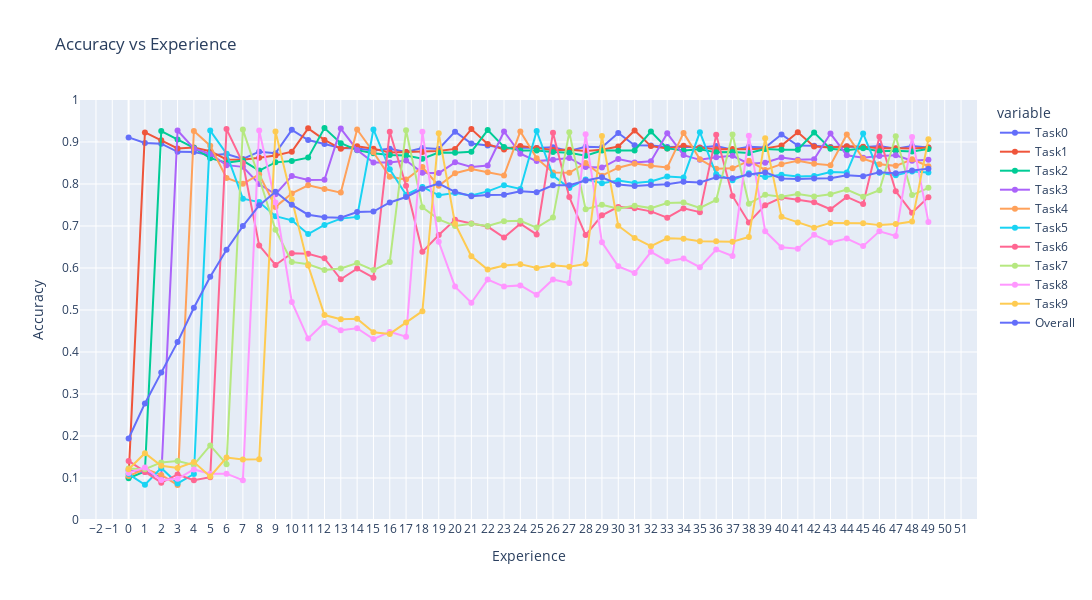

Notebook code for this chart:
### Markdown cell above
## Accuracies

### Code cell
# plotly plot
fig = px.line(
    pd.DataFrame(ewc["accuracies"]),
    title="Accuracy vs Experience",
    labels=dict(index="Experience", value="Accuracy"),
    width=1600,
    height=600,
    range_y=[0, 1],
    markers=True,
)
fig.update_layout(
    xaxis=dict(tickmode="linear", tick0=0, dtick=1),
    yaxis=dict(tickmode="linear", tick0=0, dtick=0.1),
)
fig.show()

### Figure 1 — Plotly figure (JSON) as saved in the notebook; plotly's stock layout.template omitted (floating-point values rounded to 4 significant figures)
{"data": [{"hovertemplate": "variable=Task0<br>Experience=%{x}<br>Accuracy=%{y}<extra></extra>", "legendgroup": "Task0", "line": {"color": "#636efa", "dash": "solid"}, "marker": {"symbol": "circle"}, "mode": "lines+markers", "name": "Task0", "orientation": "v", "showlegend": true, "type": "scatter", "x": [0, 1, 2, 3, 4, 5, 6, 7, 8, 9, 10, 11, 12, 13, 14, 15, 16, 17, 18, 19, 20, 21, 22, 23, 24, 25, 26, 27, 28, 29, 30, 31, 32, 33, 34, 35, 36, 37, 38, 39, 40, 41, 42, 43, 44, 45, 46, 47, 48, 49], "xaxis": "x", "y": [0.9109, 0.8976, 0.896, 0.8767, 0.8759, 0.8686, 0.8716, 0.8596, 0.877, 0.8732, 0.929, 0.9046, 0.8952, 0.8855, 0.8843, 0.88, 0.8841, 0.8761, 0.8856, 0.8834, 0.9247, 0.8965, 0.8915, 0.8858, 0.8872, 0.8856, 0.8873, 0.8786, 0.8884, 0.8873, 0.9213, 0.8922, 0.8918, 0.888, 0.8884, 0.8868, 0.8905, 0.8815, 0.8884, 0.8869, 0.9178, 0.8914, 0.8908, 0.888, 0.8891, 0.8876, 0.8902, 0.8837, 0.8902, 0.8871], "yaxis": "y"}, {"hovertemplate": "variable=Task1<br>Experience=%{x}<br>Accuracy=%{y}<extra></extra>", "legendgroup": "Task1", "line": {"color": "#EF553B", "dash": "solid"}, "marker": {"symbol": "circle"}, "mode": "lines+markers", "name": "Task1", "orientation": "v", "showlegend": true, "type": "scatter", "x": [0, 1, 2, 3, 4, 5, 6, 7, 8, 9, 10, 11, 12, 13, 14, 15, 16, 17, 18, 19, 20, 21, 22, 23, 24, 25, 26, 27, 28, 29, 30, 31, 32, 33, 34, 35, 36, 37, 38, 39, 40, 41, 42, 43, 44, 45, 46, 47, 48, 49], "xaxis": "x", "y": [0.1026, 0.9229, 0.9039, 0.8845, 0.8871, 0.8781, 0.8585, 0.8577, 0.8623, 0.8681, 0.877, 0.9325, 0.9049, 0.8839, 0.8898, 0.8839, 0.8748, 0.8761, 0.876, 0.8788, 0.8835, 0.9307, 0.895, 0.8823, 0.8903, 0.8857, 0.8811, 0.8815, 0.8787, 0.8815, 0.8891, 0.9274, 0.8902, 0.8844, 0.8912, 0.8866, 0.8828, 0.8836, 0.883, 0.8845, 0.8914, 0.923, 0.889, 0.8868, 0.8898, 0.8884, 0.8853, 0.8851, 0.8847, 0.8868], "yaxis": "y"}, {"hovertemplate": "variable=Task2<br>Experience=%{x}<br>Accuracy=%{y}<extra></extra>", "legendgroup": "Task2", "line": {"color": "#00cc96", "dash": "solid"}, "marker": {"symbol": "circle"}, "mode": "lines+markers", "name": "Task2", "orientation": "v", "showlegend": true, "type": "scatter", "x": [0, 1, 2, 3, 4, 5, 6, 7, 8, 9, 10, 11, 12, 13, 14, 15, 16, 17, 18, 19, 20, 21, 22, 23, 24, 25, 26, 27, 28, 29, 30, 31, 32, 33, 34, 35, 36, 37, 38, 39, 40, 41, 42, 43, 44, 45, 46, 47, 48, 49], "xaxis": "x", "y": [0.0993, 0.1159, 0.926, 0.9057, 0.8862, 0.8616, 0.8506, 0.8557, 0.832, 0.8515, 0.8546, 0.8628, 0.9331, 0.897, 0.8806, 0.8731, 0.8689, 0.8679, 0.8603, 0.8748, 0.8744, 0.8765, 0.9285, 0.8882, 0.8795, 0.8796, 0.8761, 0.8746, 0.8671, 0.8796, 0.8794, 0.88, 0.925, 0.8848, 0.8799, 0.8829, 0.8753, 0.8763, 0.8739, 0.8831, 0.8815, 0.8818, 0.9227, 0.8837, 0.8801, 0.8849, 0.8779, 0.8791, 0.8772, 0.8836], "yaxis": "y"}, {"hovertemplate": "variable=Task3<br>Experience=%{x}<br>Accuracy=%{y}<extra></extra>", "legendgroup": "Task3", "line": {"color": "#ab63fa", "dash": "solid"}, "marker": {"symbol": "circle"}, "mode": "lines+markers", "name": "Task3", "orientation": "v", "showlegend": true, "type": "scatter", "x": [0, 1, 2, 3, 4, 5, 6, 7, 8, 9, 10, 11, 12, 13, 14, 15, 16, 17, 18, 19, 20, 21, 22, 23, 24, 25, 26, 27, 28, 29, 30, 31, 32, 33, 34, 35, 36, 37, 38, 39, 40, 41, 42, 43, 44, 45, 46, 47, 48, 49], "xaxis": "x", "y": [0.1179, 0.1144, 0.1021, 0.9274, 0.8847, 0.8714, 0.8449, 0.8408, 0.8, 0.7755, 0.8189, 0.8098, 0.8102, 0.9319, 0.8811, 0.8512, 0.8513, 0.856, 0.8269, 0.8259, 0.8515, 0.8404, 0.8442, 0.925, 0.8721, 0.8545, 0.8576, 0.862, 0.8403, 0.839, 0.8596, 0.8512, 0.854, 0.9207, 0.8688, 0.8575, 0.8635, 0.8672, 0.8482, 0.8508, 0.8631, 0.8578, 0.8591, 0.9201, 0.8683, 0.8624, 0.8666, 0.8684, 0.8553, 0.8575], "yaxis": "y"}, {"hovertemplate": "variable=Task4<br>Experience=%{x}<br>Accuracy=%{y}<extra></extra>", "legendgroup": "Task4", "line": {"color": "#FFA15A", "dash": "solid"}, "marker": {"symbol": "circle"}, "mode": "lines+markers", "name": "Task4", "orientation": "v", "showlegend": true, "type": "scatter", "x": [0, 1, 2, 3, 4, 5, 6, 7, 8, 9, 10, 11, 12, 13, 14, 15, 16, 17, 18, 19, 20, 21, 22, 23, 24, 25, 26, 27, 28, 29, 30, 31, 32, 33, 34, 35, 36, 37, 38, 39, 40, 41, 42, 43, 44, 45, 46, 47, 48, 49], "xaxis": "x", "y": [0.1046, 0.1216, 0.1073, 0.0835, 0.9264, 0.8912, 0.8144, 0.8003, 0.8228, 0.7455, 0.7776, 0.797, 0.7882, 0.7795, 0.9298, 0.8757, 0.8172, 0.8105, 0.8404, 0.7958, 0.8257, 0.8359, 0.8282, 0.8203, 0.9251, 0.8616, 0.8275, 0.8268, 0.85, 0.8198, 0.8388, 0.8485, 0.8433, 0.8394, 0.9217, 0.8587, 0.8364, 0.8374, 0.8551, 0.8336, 0.8473, 0.8555, 0.8484, 0.8446, 0.9178, 0.8603, 0.8469, 0.8432, 0.8588, 0.8422], "yaxis": "y"}, {"hovertemplate": "variable=Task5<br>Experience=%{x}<br>Accuracy=%{y}<extra></extra>", "legendgroup": "Task5", "line": {"color": "#19d3f3", "dash": "solid"}, "marker": {"symbol": "circle"}, "mode": "lines+markers", "name": "Task5", "orientation": "v", "showlegend": true, "type": "scatter", "x": [0, 1, 2, 3, 4, 5, 6, 7, 8, 9, 10, 11, 12, 13, 14, 15, 16, 17, 18, 19, 20, 21, 22, 23, 24, 25, 26, 27, 28, 29, 30, 31, 32, 33, 34, 35, 36, 37, 38, 39, 40, 41, 42, 43, 44, 45, 46, 47, 48, 49], "xaxis": "x", "y": [0.1093, 0.0838, 0.1238, 0.0871, 0.1095, 0.9271, 0.8723, 0.765, 0.757, 0.7233, 0.7135, 0.6808, 0.7026, 0.7176, 0.7216, 0.93, 0.8349, 0.7745, 0.7929, 0.7731, 0.7783, 0.7727, 0.7825, 0.7972, 0.7883, 0.9262, 0.8201, 0.7905, 0.811, 0.8016, 0.8084, 0.8024, 0.8062, 0.8178, 0.8157, 0.9233, 0.8232, 0.8089, 0.8253, 0.8168, 0.822, 0.8176, 0.8193, 0.8286, 0.8273, 0.9202, 0.8267, 0.8206, 0.83, 0.8271], "yaxis": "y"}, {"hovertemplate": "variable=Task6<br>Experience=%{x}<br>Accuracy=%{y}<extra></extra>", "legendgroup": "Task6", "line": {"color": "#FF6692", "dash": "solid"}, "marker": {"symbol": "circle"}, "mode": "lines+markers", "name": "Task6", "orientation": "v", "showlegend": true, "type": "scatter", "x": [0, 1, 2, 3, 4, 5, 6, 7, 8, 9, 10, 11, 12, 13, 14, 15, 16, 17, 18, 19, 20, 21, 22, 23, 24, 25, 26, 27, 28, 29, 30, 31, 32, 33, 34, 35, 36, 37, 38, 39, 40, 41, 42, 43, 44, 45, 46, 47, 48, 49], "xaxis": "x", "y": [0.1406, 0.1142, 0.0888, 0.1084, 0.0945, 0.102, 0.9308, 0.85, 0.6538, 0.6072, 0.6352, 0.6341, 0.623, 0.5732, 0.5986, 0.5769, 0.9245, 0.7957, 0.6385, 0.6786, 0.7149, 0.7062, 0.6987, 0.6725, 0.7055, 0.6799, 0.9223, 0.7688, 0.6783, 0.7253, 0.7455, 0.7422, 0.7348, 0.7197, 0.7419, 0.733, 0.917, 0.7715, 0.7084, 0.7496, 0.7677, 0.7624, 0.7564, 0.7398, 0.7693, 0.7521, 0.9126, 0.7826, 0.7317, 0.7687], "yaxis": "y"}, {"hovertemplate": "variable=Task7<br>Experience=%{x}<br>Accuracy=%{y}<extra></extra>", "legendgroup": "Task7", "line": {"color": "#B6E880", "dash": "solid"}, "marker": {"symbol": "circle"}, "mode": "lines+markers", "name": "Task7", "orientation": "v", "showlegend": true, "type": "scatter", "x": [0, 1, 2, 3, 4, 5, 6, 7, 8, 9, 10, 11, 12, 13, 14, 15, 16, 17, 18, 19, 20, 21, 22, 23, 24, 25, 26, 27, 28, 29, 30, 31, 32, 33, 34, 35, 36, 37, 38, 39, 40, 41, 42, 43, 44, 45, 46, 47, 48, 49], "xaxis": "x", "y": [0.1226, 0.121, 0.1372, 0.1405, 0.131, 0.1775, 0.133, 0.9295, 0.8142, 0.6909, 0.6145, 0.6088, 0.5955, 0.5989, 0.612, 0.595, 0.614, 0.9278, 0.7446, 0.7159, 0.6999, 0.7053, 0.7001, 0.7115, 0.7124, 0.6963, 0.72, 0.923, 0.74, 0.7507, 0.7409, 0.7485, 0.7426, 0.7546, 0.7557, 0.7429, 0.7619, 0.918, 0.753, 0.7745, 0.7694, 0.776, 0.7704, 0.7756, 0.7866, 0.7698, 0.785, 0.9135, 0.7737, 0.7909], "yaxis": "y"}, {"hovertemplate": "variable=Task8<br>Experience=%{x}<br>Accuracy=%{y}<extra></extra>", "legendgroup": "Task8", "line": {"color": "#FF97FF", "dash": "solid"}, "marker": {"symbol": "circle"}, "mode": "lines+markers", "name": "Task8", "orientation": "v", "showlegend": true, "type": "scatter", "x": [0, 1, 2, 3, 4, 5, 6, 7, 8, 9, 10, 11, 12, 13, 14, 15, 16, 17, 18, 19, 20, 21, 22, 23, 24, 25, 26, 27, 28, 29, 30, 31, 32, 33, 34, 35, 36, 37, 38, 39, 40, 41, 42, 43, 44, 45, 46, 47, 48, 49], "xaxis": "x", "y": [0.1121, 0.1248, 0.095, 0.098, 0.1204, 0.1103, 0.1104, 0.0948, 0.9273, 0.7561, 0.5193, 0.432, 0.4697, 0.4519, 0.4567, 0.4307, 0.4479, 0.4363, 0.9243, 0.6623, 0.5557, 0.5173, 0.5725, 0.5558, 0.5586, 0.5361, 0.5728, 0.564, 0.9185, 0.6612, 0.6039, 0.5882, 0.6386, 0.6163, 0.6225, 0.602, 0.6438, 0.6285, 0.9146, 0.6876, 0.6496, 0.6458, 0.6789, 0.6609, 0.6703, 0.6521, 0.6875, 0.676, 0.9119, 0.7097], "yaxis": "y"}, {"hovertemplate": "variable=Task9<br>Experience=%{x}<br>Accuracy=%{y}<extra></extra>", "legendgroup": "Task9", "line": {"color": "#FECB52", "dash": "solid"}, "marker": {"symbol": "circle"}, "mode": "lines+markers", "name": "Task9", "orientation": "v", "showlegend": true, "type": "scatter", "x": [0, 1, 2, 3, 4, 5, 6, 7, 8, 9, 10, 11, 12, 13, 14, 15, 16, 17, 18, 19, 20, 21, 22, 23, 24, 25, 26, 27, 28, 29, 30, 31, 32, 33, 34, 35, 36, 37, 38, 39, 40, 41, 42, 43, 44, 45, 46, 47, 48, 49], "xaxis": "x", "y": [0.1208, 0.1591, 0.1289, 0.1238, 0.1378, 0.1036, 0.1488, 0.1443, 0.1448, 0.9248, 0.7639, 0.6059, 0.4879, 0.4778, 0.4791, 0.4469, 0.4431, 0.4705, 0.4972, 0.9206, 0.7053, 0.6279, 0.5963, 0.6061, 0.6092, 0.5998, 0.6065, 0.6029, 0.6098, 0.9144, 0.7007, 0.6714, 0.6518, 0.6708, 0.6696, 0.6636, 0.6637, 0.6627, 0.6738, 0.9091, 0.7218, 0.7084, 0.6958, 0.7074, 0.7077, 0.7064, 0.7021, 0.7048, 0.7105, 0.9066], "yaxis": "y"}, {"hovertemplate": "variable=Overall<br>Experience=%{x}<br>Accuracy=%{y}<extra></extra>", "legendgroup": "Overall", "line": {"color": "#636efa", "dash": "solid"}, "marker": {"symbol": "circle"}, "mode": "lines+markers", "name": "Overall", "orientation": "v", "showlegend": true, "type": "scatter", "x": [0, 1, 2, 3, 4, 5, 6, 7, 8, 9, 10, 11, 12, 13, 14, 15, 16, 17, 18, 19, 20, 21, 22, 23, 24, 25, 26, 27, 28, 29, 30, 31, 32, 33, 34, 35, 36, 37, 38, 39, 40, 41, 42, 43, 44, 45, 46, 47, 48, 49], "xaxis": "x", "y": [0.1941, 0.2775, 0.3509, 0.4236, 0.5053, 0.5791, 0.6435, 0.6998, 0.7491, 0.7816, 0.7503, 0.7268, 0.721, 0.7197, 0.7334, 0.7343, 0.7561, 0.7691, 0.7887, 0.8009, 0.7814, 0.7709, 0.7738, 0.7745, 0.7828, 0.7805, 0.7971, 0.7973, 0.8082, 0.816, 0.7988, 0.7952, 0.7978, 0.7996, 0.8055, 0.8037, 0.8158, 0.8136, 0.8224, 0.8276, 0.8132, 0.812, 0.8131, 0.8135, 0.8206, 0.8184, 0.8281, 0.8257, 0.8324, 0.836], "yaxis": "y"}], "layout": {"height": 600, "legend": {"title": {"text": "variable"}, "tracegroupgap": 0}, "title": {"text": "Accuracy vs Experience"}, "width": 1600, "xaxis": {"anchor": "y", "domain": [0, 1], "dtick": 1, "tick0": 0, "tickmode": "linear", "title": {"text": "Experience"}}, "yaxis": {"anchor": "x", "domain": [0, 1], "dtick": 0.1, "range": [0, 1], "tick0": 0, "tickmode": "linear", "title": {"text": "Accuracy"}}}}
